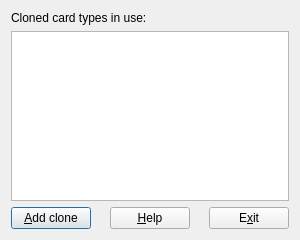
<ui version="4.0" >
 <class>ClonedCardTypesListDlg</class>
 <widget class="QDialog" name="ClonedCardTypesListDlg" >
  <property name="geometry" >
   <rect>
    <x>0</x>
    <y>0</y>
    <width>300</width>
    <height>240</height>
   </rect>
  </property>
  <property name="minimumSize" >
   <size>
    <width>300</width>
    <height>240</height>
   </size>
  </property>
  <property name="windowTitle" >
   <string>Cloned card types</string>
  </property>
  <layout class="QVBoxLayout" name="verticalLayout_2" >
   <item>
    <layout class="QVBoxLayout" name="verticalLayout" >
     <item>
      <widget class="QLabel" name="label_2" >
       <property name="text" >
        <string>Cloned card types in use:</string>
       </property>
      </widget>
     </item>
     <item>
      <widget class="QListWidget" name="cloned_card_types" />
     </item>
     <item>
      <layout class="QHBoxLayout" name="horizontalLayout" >
       <item>
        <widget class="QPushButton" name="add_button" >
         <property name="text" >
          <string>&amp;Add clone</string>
         </property>
        </widget>
       </item>
       <item>
        <spacer name="horizontalSpacer_2" >
         <property name="orientation" >
          <enum>Qt::Horizontal</enum>
         </property>
         <property name="sizeHint" stdset="0" >
          <size>
           <width>40</width>
           <height>20</height>
          </size>
         </property>
        </spacer>
       </item>
       <item>
        <widget class="QPushButton" name="help_button" >
         <property name="text" >
          <string>&amp;Help</string>
         </property>
        </widget>
       </item>
       <item>
        <spacer name="horizontalSpacer" >
         <property name="orientation" >
          <enum>Qt::Horizontal</enum>
         </property>
         <property name="sizeHint" stdset="0" >
          <size>
           <width>40</width>
           <height>20</height>
          </size>
         </property>
        </spacer>
       </item>
       <item>
        <widget class="QPushButton" name="exit_button" >
         <property name="text" >
          <string>E&amp;xit</string>
         </property>
        </widget>
       </item>
      </layout>
     </item>
    </layout>
   </item>
  </layout>
 </widget>
 <resources/>
 <connections>
  <connection>
   <sender>exit_button</sender>
   <signal>clicked()</signal>
   <receiver>ClonedCardTypesListDlg</receiver>
   <slot>accept()</slot>
   <hints>
    <hint type="sourcelabel" >
     <x>342</x>
     <y>252</y>
    </hint>
    <hint type="destinationlabel" >
     <x>199</x>
     <y>149</y>
    </hint>
   </hints>
  </connection>
  <connection>
   <sender>help_button</sender>
   <signal>clicked()</signal>
   <receiver>ClonedCardTypesListDlg</receiver>
   <slot>help</slot>
   <hints>
    <hint type="sourcelabel" >
     <x>181</x>
     <y>220</y>
    </hint>
    <hint type="destinationlabel" >
     <x>149</x>
     <y>119</y>
    </hint>
   </hints>
  </connection>
  <connection>
   <sender>add_button</sender>
   <signal>clicked()</signal>
   <receiver>ClonedCardTypesListDlg</receiver>
   <slot>clone_card_type</slot>
   <hints>
    <hint type="sourcelabel" >
     <x>65</x>
     <y>220</y>
    </hint>
    <hint type="destinationlabel" >
     <x>149</x>
     <y>119</y>
    </hint>
   </hints>
  </connection>
 </connections>
</ui>
